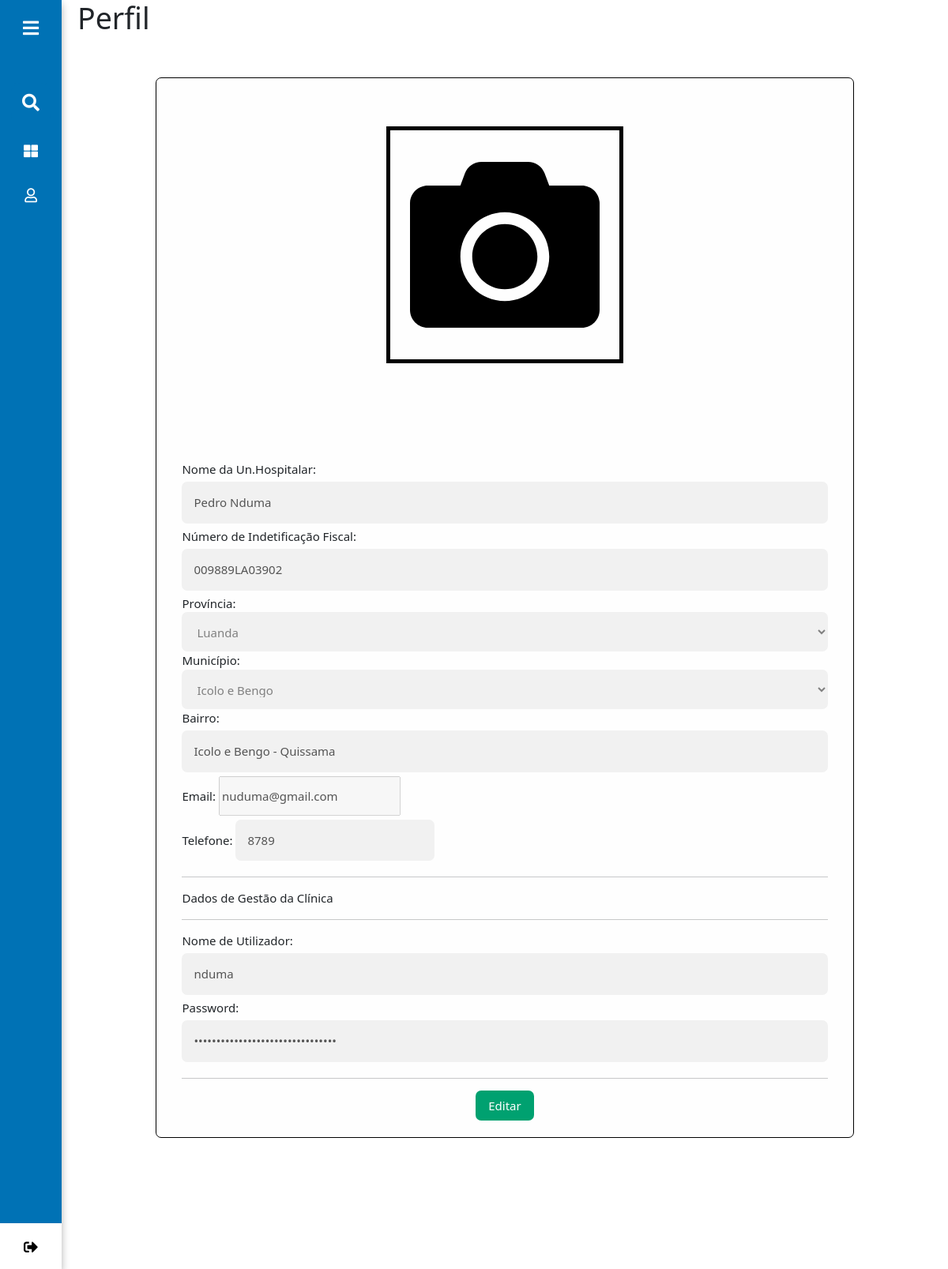
/interfaceusuario/Hospital/perfil.php (signed in), run on the app's committed database.
### tables this page shows
CREATE TABLE IF NOT EXISTS `pessoa` (
  `idPessoa` int(11) NOT NULL AUTO_INCREMENT,
  `nomeUtilizador` varchar(100) DEFAULT NULL,
  `password` varchar(150) DEFAULT NULL,
  `nome` varchar(200) DEFAULT NULL,
  `peso` float DEFAULT NULL,
  `dataNasc` date DEFAULT NULL,
  `genero` varchar(25) DEFAULT NULL,
  `estCivil` varchar(25) DEFAULT NULL,
  `tipoSang` varchar(10) DEFAULT NULL,
  `tipoUser` varchar(20) DEFAULT NULL,
  `endereco` varchar(100) NOT NULL,
  `codMunicipio` int(11) NOT NULL,
  `documentoIdentificacao` varchar(100) NOT NULL,
  `numeroDocumento` varchar(100) NOT NULL,
  `foto` varchar(255) NOT NULL,
  PRIMARY KEY (`idPessoa`),
  KEY `codMunicipio` (`codMunicipio`)
);

CREATE TABLE IF NOT EXISTS `provincia` (
  `codProvincia` int(11) NOT NULL,
  `nome` varchar(20) DEFAULT NULL,
  PRIMARY KEY (`codProvincia`)
);

CREATE TABLE IF NOT EXISTS `municipio` (
  `codMunicipio` int(11) NOT NULL,
  `codProvincia` int(11) DEFAULT NULL,
  `nome` varchar(20) DEFAULT NULL,
  PRIMARY KEY (`codMunicipio`),
  KEY `codProvincia` (`codProvincia`)
);

CREATE TABLE IF NOT EXISTS `email` (
  `codEmail` int(11) NOT NULL AUTO_INCREMENT,
  `idPessoa` int(11) DEFAULT NULL,
  `endereco` varchar(250) DEFAULT NULL,
  PRIMARY KEY (`codEmail`),
  KEY `idPessoa` (`idPessoa`)
);

CREATE TABLE IF NOT EXISTS `telefone` (
  `coTelefone` int(11) NOT NULL AUTO_INCREMENT,
  `idPessoa` int(11) DEFAULT NULL,
  `numero` int(11) DEFAULT NULL,
  PRIMARY KEY (`coTelefone`),
  KEY `idPessoa` (`idPessoa`)
);

### interfaceusuario/Hospital/perfil.php (the view, shortened to what this page needs)
<!DOCTYPE html>
<html lang="pt-PT">
<head>
  <link rel="stylesheet" type="text/css" href="../../css/estilo.css">
  <link rel="stylesheet" type="text/css" href="../../css/interfaceusuario.css">
  <link rel="stylesheet" type="text/css" href="../../css/bootstrap.min.css">
  <link rel="stylesheet" type="text/css" href="../../css/all.css">
  <link rel="stylesheet" type="text/css" href="../../css/marcacao.css">
  <link rel="stylesheet" type="text/css" href="../../css/foto.css">
</head>
<body>
  <?php include_once "menu.php"; ?>
  <section class="home-section" style="background-color: white;" id="perfil">
    <div class="text">
      <div class="row">
        <div class="col-lg-12">
          <h1>Perfil</h1>
        </div>
      </div>
      <div class="row mt-5">
        <div class="formulario">
          <?php $sql = "SELECT * FROM pessoa WHERE idPessoa = {$_SESSION["idPessoa"]}";
          $dados = mysqli_query($mysqli, $sql);
          while ($row = mysqli_fetch_assoc($dados)) { ?>
            <form id="form" style="display: block;" class="formRegElm">
              <div class="espacoImagem">
                <div class="conteudoImagem">
                  <?php if (!empty($row['foto'])) {
                    $foto = $row['foto'];
                  } else {
                    $foto = 'camera-solid.svg';
                  } ?>
                  <img src="../../imagens/<?php echo $foto; ?>" alt="" id="fotografia">
                </div>
              </div>
              <label for="nome">Nome da Un.Hospitalar:</label>
              <input type="text" name="nome" id="nome" value="<?php echo $row['nome']; ?>" <?php echo isset($_GET['editar']) ? "" : "disabled"; ?>>
              <label for="numeroDocumento">Número de Indetificação Fiscal:</label>
              <input type="text" name="numeroDocumento" id="numeroDocumento" value="<?php echo $row['numeroDocumento']; ?>" <?php echo isset($_GET['editar']) ? "" : "disabled"; ?>>
              <?php
              $sql1 = "SELECT provincia.nome from provincia JOIN municipio ON(provincia.codProvincia = municipio.codProvincia) WHERE codMunicipio = {$row['codMunicipio']}";
              $dadosProv = mysqli_query($mysqli, $sql1);
              while ($provincia = mysqli_fetch_assoc($dadosProv)) { ?>
                <label>Província:</label>
                <select <?php echo isset($_GET['editar']) ? "" : "disabled"; ?> style="height: 50px;">
                  <option value="<?php echo $provincia['nome']; ?>"><?php echo $provincia['nome']; ?></option>
                </select>
              <?php } ?>
              <label>Município:</label>
              <?php
              $sql2 = "SELECT * from municipio WHERE codMunicipio = {$row['codMunicipio']}";
              $dadosMuni = mysqli_query($mysqli, $sql2);
              while ($municipio = mysqli_fetch_assoc($dadosMuni)) { ?>
                <select <?php echo isset($_GET['editar']) ? "" : "disabled"; ?> style="height: 50px;">
                  <option value="<?php echo $municipio['nome']; ?>"><?php echo $municipio['nome']; ?></option>
                </select>
              <?php } ?>
              <label for="nomeBairro">Bairro:</label>
              <input type="text" name="endereco" id="endereco" value="<?php echo $row['endereco']; ?>" <?php echo isset($_GET['editar']) ? "" : "disabled"; ?>>
              <?php
              $sql4 = "SELECT endereco FROM email WHERE idPessoa = {$_SESSION["idPessoa"]}";
              $email = mysqli_query($mysqli, $sql4);
              while ($endereco = mysqli_fetch_assoc($email)) { ?>
                <label for="email">Email:</label>
                <input type="email" name="email" id="email" value="<?php echo $endereco['endereco']; ?>" <?php echo isset($_GET['editar']) ? "" : "disabled"; ?> style="width: auto;height: 50px;"><br>
              <?php } ?>
              <?php
              $sql3 = "SELECT numero FROM `telefone` WHERE idPessoa={$_SESSION["idPessoa"]}";
              $dados3 = mysqli_query($mysqli, $sql3);
              while ($row3 = mysqli_fetch_assoc($dados3)) { ?>
                <label for="numero">Telefone:</label>
                <input type="tel" name="numero" id="numero" value="<?php echo $row3['numero']; ?>" <?php echo isset($_GET['editar']) ? "" : "disabled"; ?> style="width: auto">
              <?php } ?>
              <hr>
              <label for="">Dados de Gestão da Clínica</label>
              <hr>
              <label for="nomeUtilizador">Nome de Utilizador:</label>
              <input type="text" name="nomeUtilizador" id="nomeUtilizador" value="<?php echo $row['nomeUtilizador']; ?>" <?php echo isset($_GET['editar']) ? "" : "disabled"; ?>>
              <label for="password">Password:</label>
              <input type="password" name="password" id="password" value="<?php echo $row['password']; ?>" <?php echo isset($_GET['editar']) ? "" : "disabled"; ?>>
              <hr>
              <div class="centro">
                <?php
                if (isset($_GET['editar'])) {
                ?>
                  <a href="?salvar" class="botao verde" value="Editar" id="botaoEditar">Guardar</a>
                  <a href="?" class="botao vermelho">Cancelar</a>
                <?php
                } else {
                ?>
                  <a href="?editar" class="botao verde" value="Editar" id="botaoEditar">Editar</a>
                <?php
                }
                ?>
              </div>
            </form>
          <?php } ?>
        </div>
      </div>
    </div>
  </section>
</body>
</html>

### interfaceusuario/Hospital/menu.php (shortened to what this page needs)
<?php
include '../../conexao.php';
?>
<div class="sidebar french-blue">
    <div class="logo-details">
        <i class="fas fa-bars" id="btn"></i>
    </div>
    <ul class="nav-list">
        <li>
            <i class="fas fa-search bx-search"></i>
        </li>
        <li>
            <a href="index.php">
                <i class="fas fa-th-large"></i>
            </a>
        </li>
        <li>
            <a href="perfil.php">
                <i class="far fa-user"></i>
            </a>
        </li>
        <li class="profile">
            <?php
            $sql = "SELECT * FROM pessoa WHERE idPessoa = {$_SESSION["idPessoa"]}";
            $dados = mysqli_query($mysqli, $sql);
            while ($dadosusuario = mysqli_fetch_assoc($dados)) {
            ?>
                <a href="../../index.php">
                    <i class="fas fa-sign-out-alt" id="log_out"></i>
                </a>
            <?php
            }
            ?>
        </li>
    </ul>
</div>

### css/estilo.css (style rules this page uses)
*, *:before, *:after { box-sizing: border-box; }
html, body { font-family: "Times New Roman", sans-serif; font-size: 15px; line-height: 1.5; box-sizing: border-box; }
input[type="text"], input[type="password"], input[type="date"], input[type="tel"], input[type="number"], input[type="time" i], select, textarea { width: 100%; padding: 15px; margin: 5px 0; display: inline-block; border: none; box-sizing: border-box; background: #f1f1f1; border-radius: 7px; }
.botao { border: none; display: inline-block; padding: 8px 16px; vertical-align: middle; overflow: hidden; text-decoration: none; color: inherit; background-color: inherit; text-align: center; cursor: pointer; white-space: nowrap; border-radius: 7px; -webkit-touch-callout: none; -webkit-user-select: none; -khtml-user-select: none; -moz-user-select: none; -ms-user-select: none; user-select: none; }
.formulario { background-color: #fefefe; margin: 5% auto 15% auto; border: 1px solid black; width: 60%; border-radius: 7px; }
.formRegElm { padding: 16px; margin: 5px; }
.sidebar { position: fixed; left: 0; top: 0; height: 100%; width: 78px; padding: 6px 14px; z-index: 99; transition: all 0.5s ease; box-shadow: 0 5px 10px rgba(0, 0, 0, 0.3); }
.sidebar .logo-details { height: 60px; display: flex; align-items: center; position: relative; }
.sidebar .logo-details #btn { position: absolute; top: 50%; right: 0; transform: translateY(-50%); font-size: 22px; transition: all 0.4s ease; font-size: 23px; text-align: center; cursor: pointer; transition: all 0.5s ease; }
.sidebar i { color: #fff; height: 60px; min-width: 50px; font-size: 28px; text-align: center; line-height: 60px; }
.sidebar .nav-list { text-align: left; margin-top: 20px; height: 100%; padding: 8px 0 8px 0; }
.sidebar li { position: relative; margin: 6px 0; list-style: none; }
.sidebar .bx-search { position: absolute; top: 50%; left: 0; transform: translateY(-50%); font-size: 22px; color: #fff; cursor: pointer; background: #0072b5; transition: all 0.4s ease; }
.sidebar li a { display: flex; height: 100%; width: 100%; border-radius: 7px; align-items: center; text-decoration: none; transition: all 0.4s ease; }
.sidebar li i { height: 50px; line-height: 50px; font-size: 18px; border-radius: 12px; }
.sidebar li.profile { position: fixed; height: 60px; width: 78px; left: 0; bottom: -8px; padding: 10px 14px; background: #fff; transition: all 0.5s ease; overflow: hidden; }
.sidebar .profile #log_out { position: absolute; top: 50%; right: 0; transform: translateY(-50%); width: 100%; height: 60px; line-height: 60px; border-radius: 0px; transition: all 0.5s ease; color: black; }
.home-section { position: relative; background: #e4e9f7; min-height: 100vh; top: 0; left: 78px; width: calc(100% - 78px); transition: all 0.5s ease; z-index: 2; }
.home-section .text { margin: 0 20px; }
.row .formulario { width: 80%; }
.french-blue { color: #fff; background-color: #0072b5; }
.verde { color: #fff !important; background-color: #00a170 !important; }
.centro { text-align: center; }

### css/all.css (style rules this page uses)
.fa, .fas, .far, .fal, .fad, .fab { -moz-osx-font-smoothing: grayscale; -webkit-font-smoothing: antialiased; display: inline-block; font-style: normal; font-variant: normal; text-rendering: auto; line-height: 1; }
.fa-bars:before { content: "\f0c9"; }
.fa-search:before { content: "\f002"; }
.fa-sign-out-alt:before { content: "\f2f5"; }
.fa-th-large:before { content: "\f009"; }
.fa-user:before { content: "\f007"; }
.far { font-family: 'Font Awesome 5 Free'; font-weight: 400; }
.fa, .fas { font-family: 'Font Awesome 5 Free'; font-weight: 900; }

### css/foto.css (style rules this page uses)
.espacoImagem { max-width: 300px; margin: 5% auto 15% auto; width: 50%; }
.conteudoImagem { padding: 10px; border: 5px solid black; cursor: pointer; }
#fotografia { margin: 15px; }

### data on the page
pessoa: nome "Pedro Nduma", numeroDocumento "009889LA03902", endereco "Icolo e Bengo - Quissama", nomeUtilizador "nduma"
provincia: nome "Luanda"
municipio: nome "Icolo e Bengo"
email: email "nuduma@gmail.com"
telefone: numero "8789"
